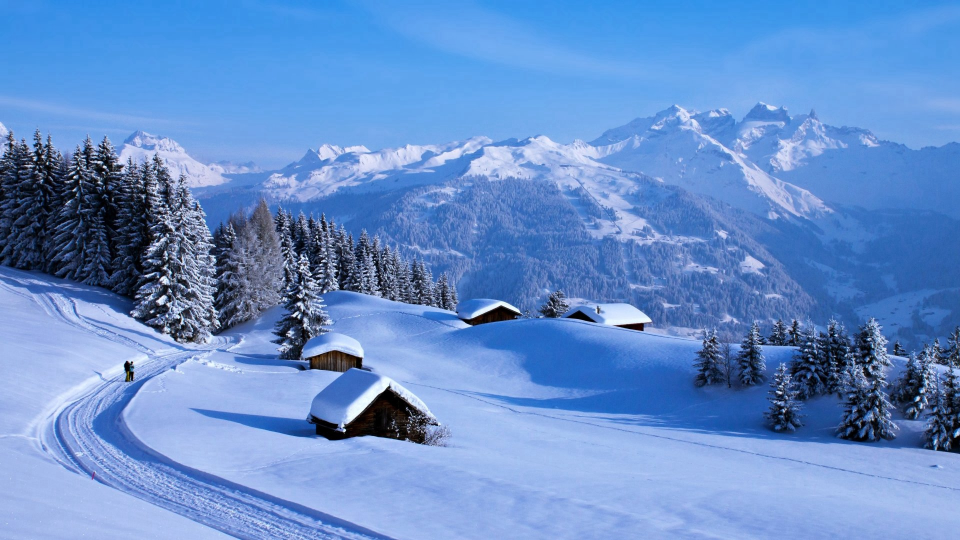
#> input picture testdata/1.jpg, 1920 x 1080 px, found by its file name (shown at 1/2 size); its folder holds 4 pictures in this run
$ python 1.py
#> lines starting #> are read from the running program, lines starting #| are printed output that depends on the picture


import os
from PIL import Image

# 定义图像文件夹路径、目标尺寸和保存文件夹路径
input_folder_path = './testdata'
output_folder_path = './resizedata'
target_size = (256, 256)

# 创建保存文件夹
os.makedirs(output_folder_path, exist_ok=True)

# 遍历文件夹中的每个图像文件，并逐张处理
for filename in os.listdir(input_folder_path):
    if filename.endswith(".jpg") or filename.endswith(".png"):
        # 构建图像文件的完整路径
        image_path = os.path.join(input_folder_path, filename)

        # 打开图像文件
        image = Image.open(image_path)
#> image is the input picture: PIL image 1920x1080 RGB; mean R, G, B 101.9, 142.5, 202.7

        # 调整图像尺寸
        resized_image = image.resize(target_size)
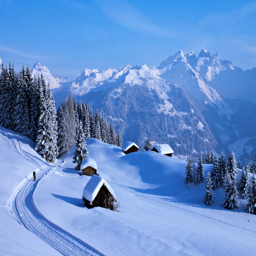
#> resized_image: PIL image 256x256 RGB; mean R, G, B 101.9, 142.5, 202.7

        # 构建保存的文件路径
        output_image_path = os.path.join(output_folder_path, f"image_{filename[:-4]}.png")

        # 保存调整尺寸后的图像
        resized_image.save(output_image_path)
#> pass 2 of the loop `for filename in os.listdir(input_folder_path):`:
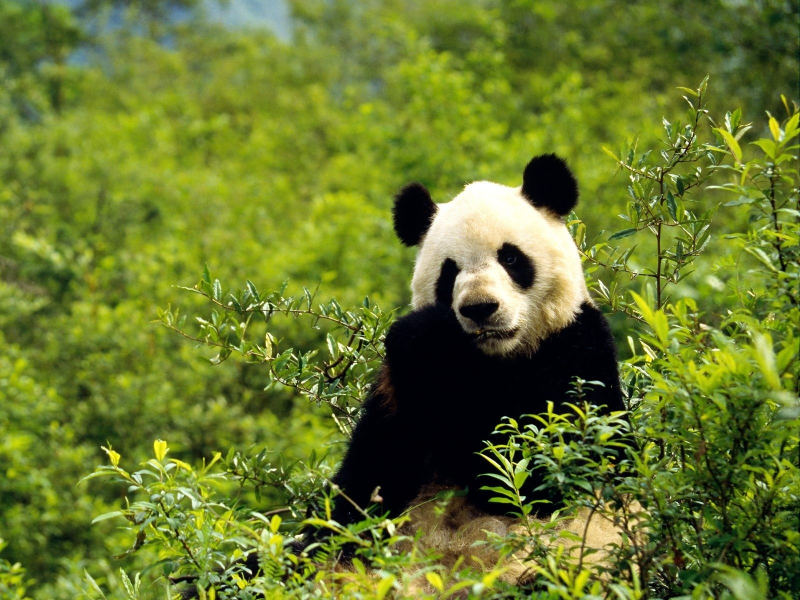
#> input picture testdata/10.jpg, 1600 x 1200 px, found by its file name (shown at 1/2 size)
#> image is the input picture: PIL image 1600x1200 RGB; mean R, G, B 104.3, 120.2, 43.5
#> `resized_image = image.resize(target_size)`:
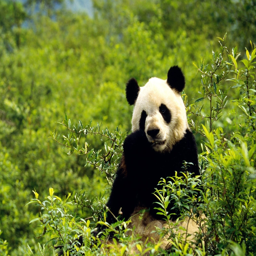
#> resized_image: PIL image 256x256 RGB; mean R, G, B 104.3, 120.2, 43.5
#> pass 3 of the loop `for filename in os.listdir(input_folder_path):`:
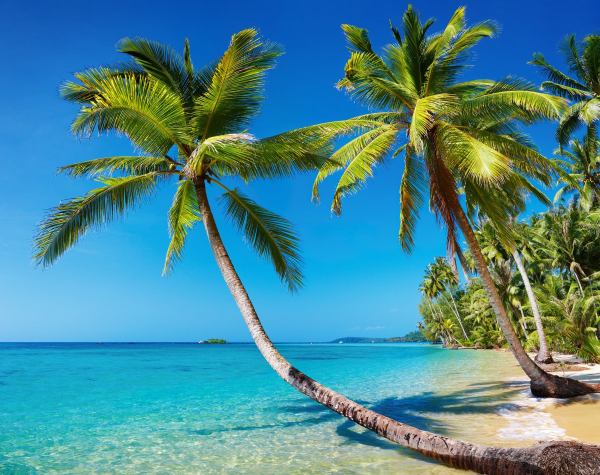
#> input picture testdata/100.jpg, 1200 x 950 px, found by its file name (shown at 1/2 size)
#> image is the input picture: PIL image 1200x950 RGB; mean R, G, B 72.4, 135.6, 147.6
#> `resized_image = image.resize(target_size)`:
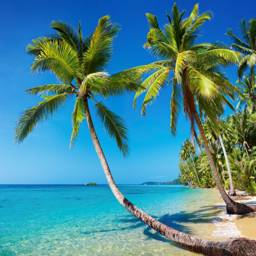
#> resized_image: PIL image 256x256 RGB; mean R, G, B 72.4, 135.6, 147.6
#> the loop made 4 passes; the first 3 are shown

print("图像 resize 并保存完成！")
